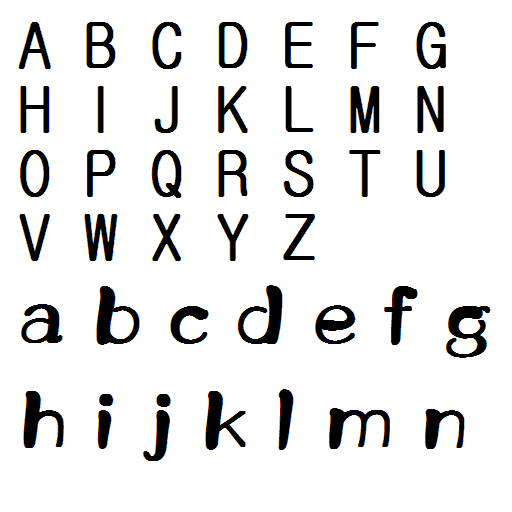
#> input picture Python_Study/class/0225/alphabet.bmp, 512 x 512 px
$ python _01_OpenCV_Object_Detector_TemplateMaching.py
#> lines starting #> are read from the running program, lines starting #| are printed output that depends on the picture
### Python_Study/class/0225/_00_Base_for_Copy.py
import cv2
import numpy as np
import time
import matplotlib.pyplot as plt


def readImageGray(url):
#> called with url = './alphabet.bmp'
    return cv2.imread(url, cv2.IMREAD_GRAYSCALE)
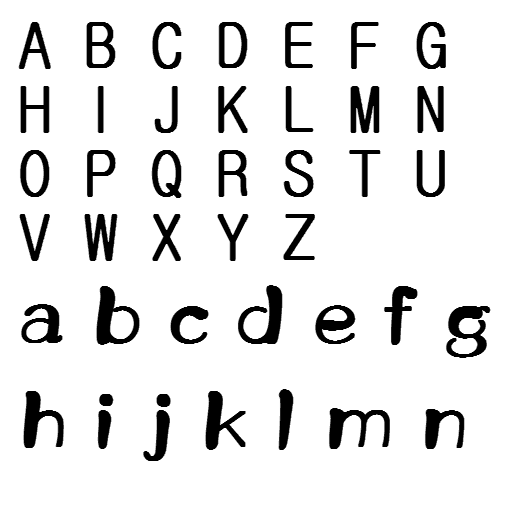
#> returned value: shape (512, 512); min 0, max 255, mean 228.8


def keyboardseet():
    cv2.waitKey()
    cv2.destroyAllWindows()


# [21 lines left out: function filter, not called in this run]


''' Robers Mask 를 위한 함수 '''


# [13 lines left out: function differential, not called in this run]


''' Max_min_Filtering '''


# ksize = mask의 크기
# mode = 0 --> 최소 필터링 / 1 ---> 최대 필터링

# [18 lines left out: function min_max_filter, not called in this run]


''' Open CV ImShow method '''


# 입력 받은 값을 cv2 의 이름으로 출력


def imshowFunction(src):
    name = f'src'
    return cv2.imshow(name, src)


''' 반복문을 사용해서 이미지의 크기를 변경하는 방식 - 순방향 사상 '''


# [15 lines left out: function scaling_loop, not called in this run]


''' 행렬 단위 접근을 이용해서 image 를 변경 '''


# [20 lines left out: function scaling_matrix, not called in this run]


''' 최근점 이웃 보간 '''


# [16 lines left out: function scaling_nearest, not called in this run]

### Python_Study/class/0225/_01_OpenCV_Object_Detector_TemplateMaching.py
import cv2
import numpy as np
import _00_Base_for_Copy as bs0


''' Template Matching '''
'''
원본 이미지에서 다른 이미지와 동일한 이미지를 찾는 것
'''

src = bs0.readImageGray('./alphabet.bmp')
tmp_A = bs0.readImageGray('./A.bmp')
#> call 2 of readImageGray, with url = './A.bmp'
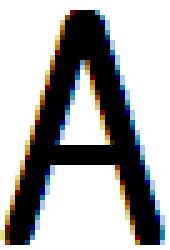
#> input picture Python_Study/class/0225/A.bmp, 34 x 50 px (shown 5 times larger)
tmp_S = bs0.readImageGray('./S.bmp')
#> call 3 of readImageGray, with url = './S.bmp'
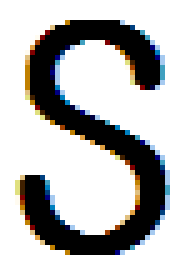
#> input picture Python_Study/class/0225/S.bmp, 37 x 54 px (shown 5 times larger)
tmp_B = bs0.readImageGray('./B.bmp')
#> call 4 of readImageGray, with url = './B.bmp'
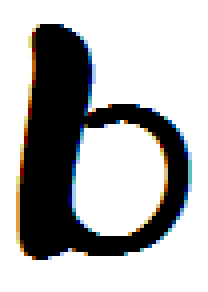
#> input picture Python_Study/class/0225/b.bmp, 52 x 73 px, found by its file name (shown 4 times larger)
#> in readImageGray (call 4), `return cv2.imread(url, cv2.IMREAD_GRAYSCALE)`:
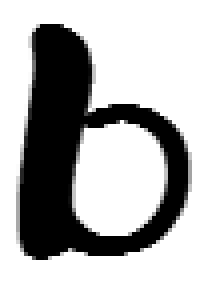
#> returned value: shape (73, 52) (shown 4 times larger); min 0, max 255, mean 176.8

'''  출력 영상 색 변환을 위해서 '''
dst = cv2.cvtColor(src, cv2.COLOR_GRAY2BGR)

''' Search '''
result_A = cv2.matchTemplate(src, tmp_A, cv2.TM_SQDIFF_NORMED)
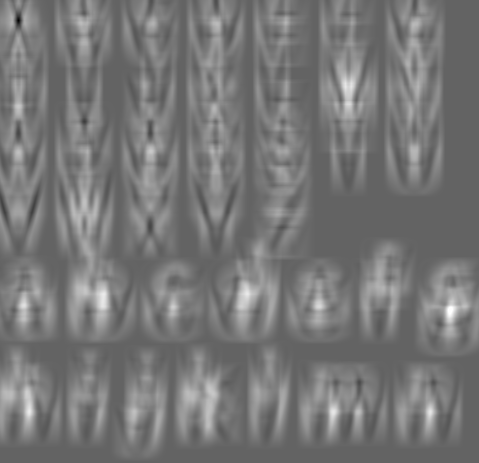
#> result_A: shape (463, 479) float32; min 1.68e-07, max 1, mean 0.467
print(f'result_A : \n {result_A}')
#> (printed output is left out)

''' 찾은 결과의 최소값과 위치를 찾음 '''
min_Value, _, minLocation, _ = cv2.minMaxLoc(result_A)
#> min_Value = 1.68e-07; minLocation = (18, 20)
print(f'min_Value : \n {min_Value} \n minLocation : \n {minLocation}')
#| min_Value :
#|  1.6839450722727634e-07
#|  minLocation :
#|  (18, 20)


''' 찾은 영역에 사각형 그리기 '''

''' Template  높이와 너비를 계산 '''
w, h = tmp_A.shape[:2]
#> w = 50; h = 34
cv2.rectangle(dst, minLocation,
              (minLocation[0] + h, minLocation[1] + w),
              (255, 0, 0), 3)
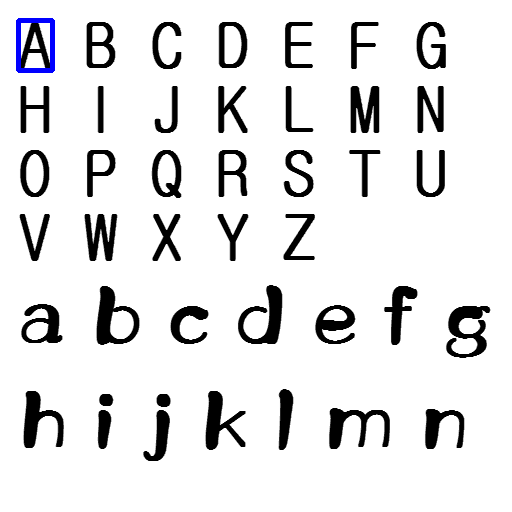
#> dst: shape (512, 512, 3); mean B, G, R 228.8, 228, 228


''' show origin Image '''
cv2.imshow("Base", src)
cv2.imshow("tmp_A", tmp_A)
cv2.imshow("tmp_B", tmp_B)
cv2.imshow("tmp_S", tmp_S)

''' result show '''
bs0.imshowFunction(dst)


''' key setting '''
bs0.keyboardseet()
